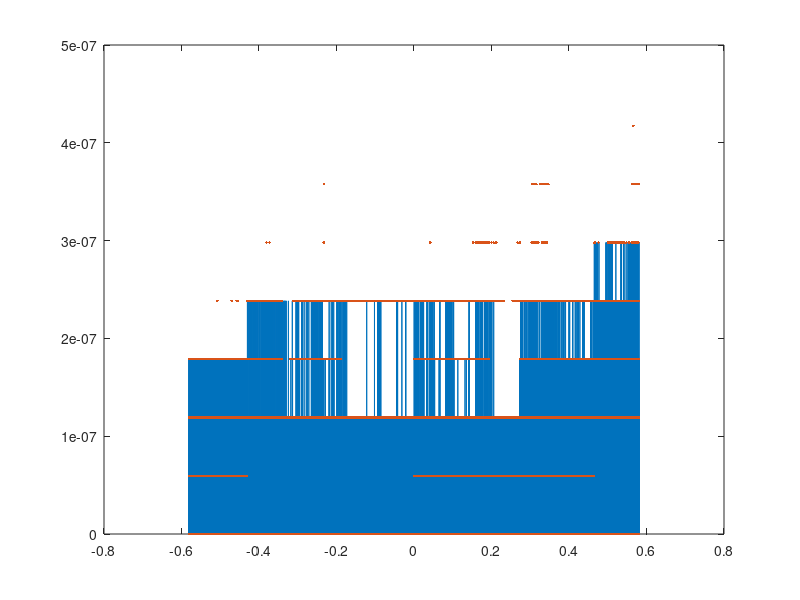

MATLAB code to generate this figure: (Note: this script raises an error after producing the figure.)
%%
%   Compare the accuracy of a Taylor expansion of the Temme uniform
%   asymptotic approximation for small eta. The evaluation of the Taylor
%   expansion is usually (much) cheaper than the use of Newton-Raphson
%   iteration to solve for the Temme approximation.
%
%   The accuracy need not be exactly equal to that of the full
%   Newton-Raphson iteration because generally in the central region of the
%   distribution the delta-error bound is looser
%
%   Note eta = -norminv(u) / sqrt(N+1)
%
%   and for single precision we are interested in
%   CPU: expansion to order 3, |eta| < 6.0e-2*sqpq
%   GPU: expansion to order 9, |eta| < 5.8e-1*sqpq
%
%   for double precision we are interested in
%   CPU: expansion to order 5, |eta| < 1.25e-2*sqpq
%   GPU: expansion to order 9, |eta| < 5.48e-1*sqpq or 2.74e-1*sqpq
%
clear all
close all

p = 1-1e-1;
% p = 0.0625;
p = 0.25;
% p=2^-10;
% p = 1 - 2^-9;

% Order of Taylor expansion
n = 9;

% Use single precision or double precision
single_flag = true;

P = p;
if single_flag
    p = single(p);
end

sqpq = sqrt(p - p*p);

% Set the limit of the Taylor expansion region, i.e. |eta| < y*sqpq
y = 5.8e-1;
% y = 7.5e-1;

% y = 5.48e-1;
% y = 2.74e-1;
% y = 7.5e-3;
% y = 1.25e-2;

y1 = max(-y,-sqrt(-2*log(p))/sqpq);
y2 = min(y,sqrt(-2*log1p(-p))/sqpq);

y1 = y1*(1-1e1*eps);
y2 = y2*(1-1e1*eps);

y1 = y1*sqpq;
y2 = y2*sqpq;

f = @(x) x.*log1p((P-x)./x) + (1-x).*log1p(-(P-x)./(1-x));
Y1 = fzero(@(x) f(x) + 0.5*y1^2,[P,1-eps]);
Y2 = fzero(@(x) f(x) + 0.5*y2^2,[1e-200,P]);

% exact answer
Nxi = 3e6;
xi_exact = linspace(Y1,Y2,Nxi);
F = f(xi_exact);
eta_exact = sqrt(-2*F);
eta_exact = sign(eta_exact).*sign(P-xi_exact).*eta_exact;

eta0 = eta_exact/sqpq;

%% Temme approximation via Taylor expansion
tic
pr = p-0.5;
if single_flag
    a(1) = single(1);
else
    a(1) = 1.0;
end
a(2) = pr*(1.0/3.0);
a(3) = (pr*pr-0.75)*(1.0/36.0);
a(4) = pr*(2.25-pr*pr)*(1.0/270.0);
a(5) = (-2.4375+pr*pr*(-13.5+pr*pr))*(1.0/4320.0);
a(6) = pr*(14.0625 + pr*pr*(19.5 + pr*pr))*(1.0/17010.0);
a(7) = -(13095. + pr*pr*(270756. + pr*pr*(143568. + 8896.*pr*pr)))*(1/348364800.);
a(8) = pr*(1287 + pr*pr*( 7692 + pr*pr*(1872 + 64*pr*pr)))/13063680;
a(9) = -(2049867 + pr*pr*(90331632 + pr*pr*(234206496 + pr*pr*(28628736 + ...
    146176.*pr*pr))))*(1./601974374400);
a(10) = pr*(5026455 + pr*pr*(67004496 + pr*pr*(90359712 + pr*pr*(5799168 - 71936*pr*pr))))*(1./387991296000);
a(11) = -(805522725 + pr*pr*(61005186612 + pr*pr*(369023296032 + ...
        pr*pr*(287140266624 + pr*pr*(9876089088 - 167812096*pr*pr)))))*(1/2224897287782400);

xi = 0;
xi_eta = 0;
for i = 0:n-1
    xi = a(n-i) + eta0.*xi;
    xi_eta = (n-i)*a(n-i) + eta0.*xi_eta;
end
xi =  p - (p-p*p)*eta0.*xi;
xi_eta = xi_eta * -sqpq;
toc

%% Temme approximation via Newton iteration
if single_flag
    xi2 = single(p)*ones(size(xi));
else
    xi2 = p*ones(size(xi));
end
eta2 = zeros(size(xi));
tic
xi_eta2 = -sqpq;
K = 4;
for k = 0:K
    xi2 = xi2 - (eta2 - eta0*sqpq).*xi_eta2;
    xi2 = max(min(xi2,1 - 1/1e6),1/1e6);
    eta2 = sqrt(-2*(xi2.*log1p((p-xi2)./xi2) + (1-xi2).*log1p(-(p-xi2)./(1-xi2))));
    kx = p < xi2;
    eta2(kx) = - eta2(kx);
    xi_eta2 = -eta2 ./log1p((p-xi2)./((1-p)*xi2));
end
toc
% Note that the Newton iteration does not cope with eta0==0
xi2(eta0==0) = p;
xi_eta2(eta0==0) = -sqpq;

%% Plot
figure()
plot(eta0,abs(1-xi./xi_exact))
hold on
plot(eta0,abs(1-xi2./xi_exact),'.')
if single_flag
    yline(eps('single')/2,'r')
%     ylim([0,2e-7])
else
    yline(eps,'r')
%     ylim([0,1e-10])
end
